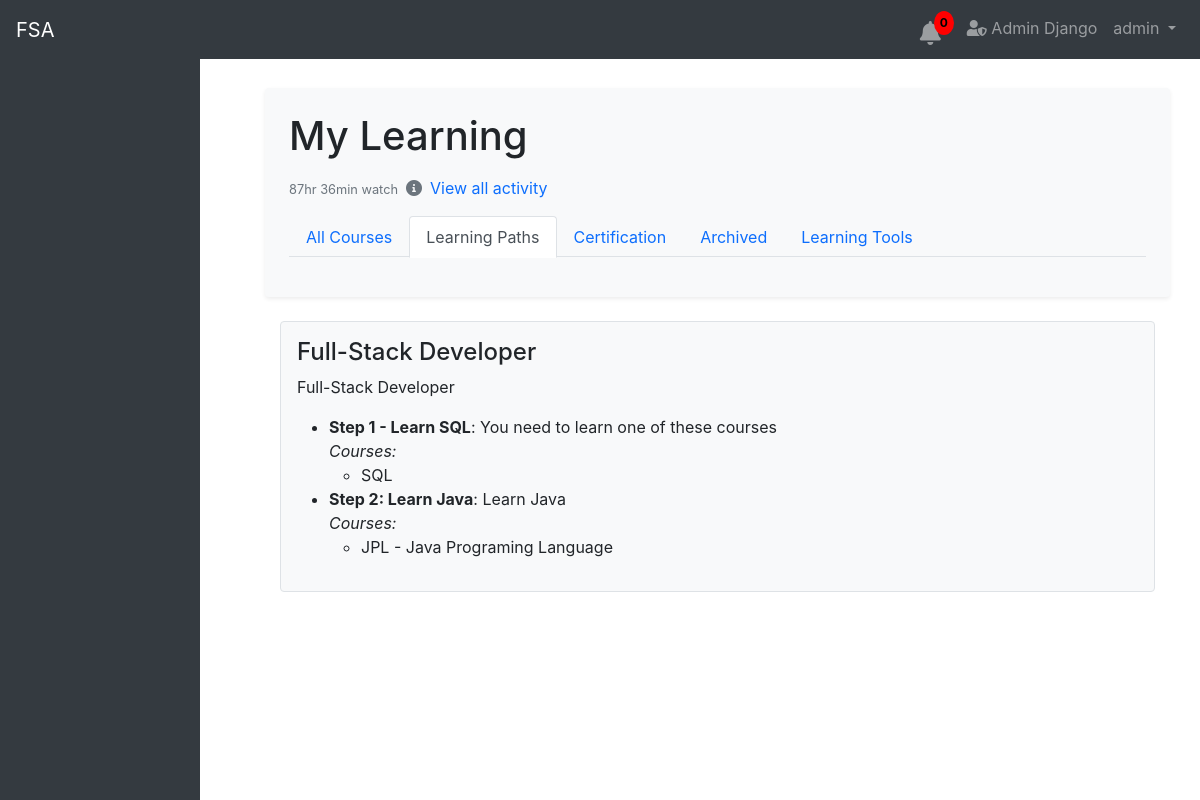
Page /mylearning/learning-paths/ (signed in) on the earlier database version.
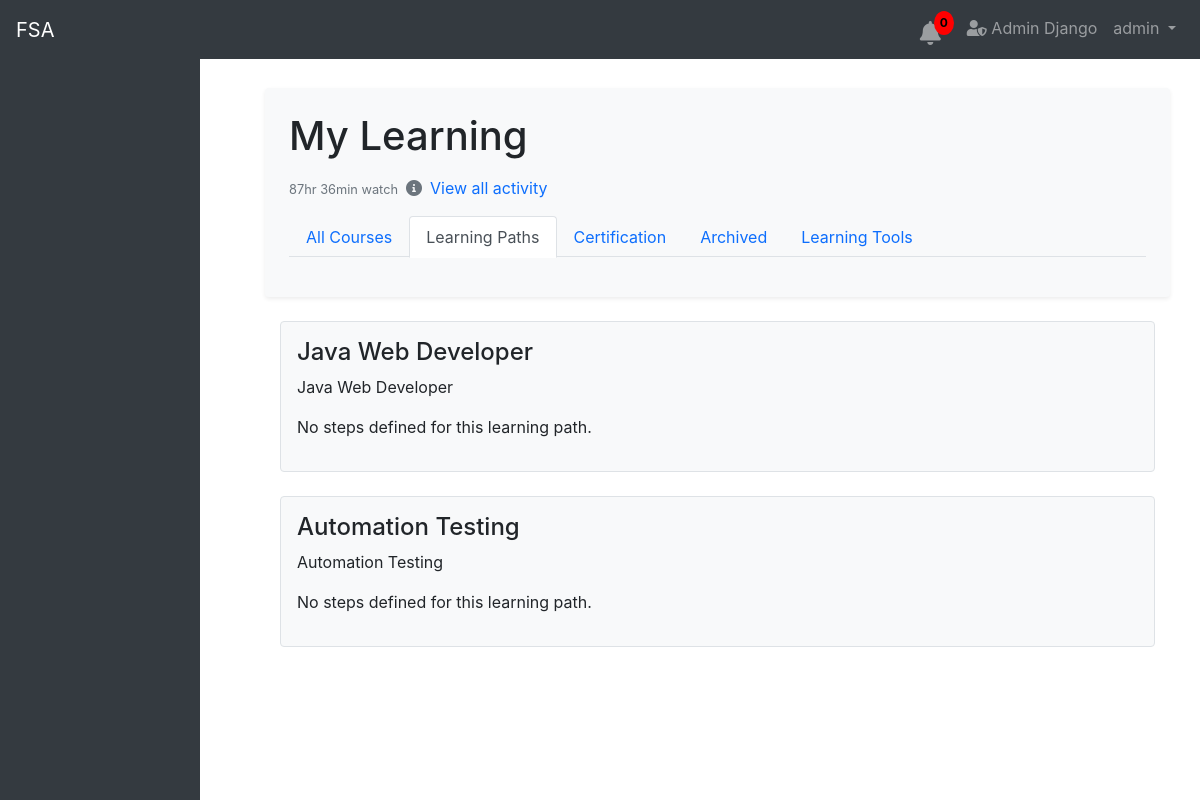
Same page on the later database version.
### learning_path/models.py (models this page shows, shortened)
class LearningPath(models.Model):
    title = models.CharField(max_length=255)
    description = models.TextField(blank=True, null=True)
    creator = models.ForeignKey(settings.AUTH_USER_MODEL, on_delete=models.SET_NULL, null=True, blank=True)
    recommended_count = models.IntegerField(default=0)  # Added recommended_count field
    enrolled_users = models.ManyToManyField(settings.AUTH_USER_MODEL, related_name='enrolled_learning_paths', blank=True)  # Added ManyToManyField for enrolled users

class Step(models.Model):
    title = models.CharField(max_length=255)
    description = models.TextField(blank=True, null=True)
    sequence = models.PositiveIntegerField()  # This defines the order of steps
    learning_path = models.ForeignKey(LearningPath, related_name='steps', on_delete=models.CASCADE)
    courses = models.ManyToManyField(Course, related_name='steps', blank=True)
    class Meta:
        ordering = ['sequence']  # Automatically order steps by their sequence number

### course/models.py (models this page shows, shortened)
class Course(models.Model):
    course_name = models.CharField(max_length=255, unique=True)
    course_code = models.CharField(max_length=20, unique=True, blank=True, null=True)
    description = models.TextField(blank=True, null=True)
    creator = models.ForeignKey(settings.AUTH_USER_MODEL, on_delete=models.SET_NULL, null=True, blank=True, related_name='created_courses')
    instructor = models.ForeignKey(settings.AUTH_USER_MODEL, on_delete=models.SET_NULL, null=True, blank=True, related_name='taught_courses')
    published = models.BooleanField(default=True)
    prerequisites = models.ManyToManyField('self', symmetrical=False, blank=True, related_name='is_prerequisite_for')
    tags = models.ManyToManyField('Tag', blank=True, related_name='courses')
    image = models.ImageField(upload_to='course_images/', null=True, blank=True)

### mylearning/views.py (the view)
# urls.py: path('learning-paths/', learning_paths, name='learning_paths'),  # This will be accessed at /mylearning/learning-paths/
def learning_paths(request):
    learning_paths = LearningPath.objects.filter(creator=request.user)  # Fetching learning paths for the logged-in user
    return render(request, 'learningPaths.html', {'learning_paths': learning_paths})

### mylearning/templates/learningPaths.html (shortened to what this page needs)
{% extends "base.html" %}
{% load static %}
{% block content %}
<link rel="stylesheet" type="text/css" href="{% static 'mylearning.css' %}">
<div class="container bg-light my-4 p-4 rounded shadow-sm">
    <h1 class="mb-3">My Learning</h1>
    <div class="d-flex align-items-center">
        <p class="me-2 text-muted mb-0">
            <small>87hr 36min watch</small>
        </p>
        <i class="fa-solid fa-circle-info text-muted"></i>
        <a href="#" class="link-primary ms-2">View all activity</a>
    </div>
    {% include "mylearning_tabs.html" %}
</div>
<main class="container">
    <div class="row">
        {% for path in learning_paths %}
            <div class="col-md-12 mb-4">
                <div class="path-content p-3 border rounded bg-light">
                    <h4>{{ path.title }}</h4>
                    <p>{{ path.description }}</p>
                    {% if path.steps.all %}
                        <ul>
                            {% for step in path.steps.all %}
                                <li>
                                    <strong>{{ step.title }}</strong>: {{ step.description }}
                                    <br>
                                    {% if step.courses.all %}
                                        <em>Courses:</em>
                                        <ul>
                                            {% for course in step.courses.all %}
                                                <li>{{ course.course_name }}</li>
                                            {% endfor %}
                                        </ul>
                                    {% endif %}
                                </li>
                            {% endfor %}
                        </ul>
                    {% else %}
                        <p>No steps defined for this learning path.</p>
                    {% endif %}
                </div>
            </div>
        {% empty %}
            <p>You have no learning paths yet.</p>
        {% endfor %}
    </div>
</main>
{% endblock %}

Differences in the rows shown:
removed LearningPath: title "Full-Stack Developer", description "Full-Stack Developer"
removed Step: title "Step 1 - Learn SQL", description "You need to learn one of these courses"
no longer on this page (row edited): Course: course_name "SQL", shown under "Step 1 - Learn SQL"
removed Step: title "Step 2: Learn Java", description "Learn Java"
no longer on this page (row edited): Course: course_name "JPL - Java Programing Language", shown under "Step 2: Learn Java"
added LearningPath: title "Java Web Developer", description "Java Web Developer", shows "No steps defined for this learning path."
added LearningPath: title "Automation Testing", description "Automation Testing", shows "No steps defined for this learning path."
